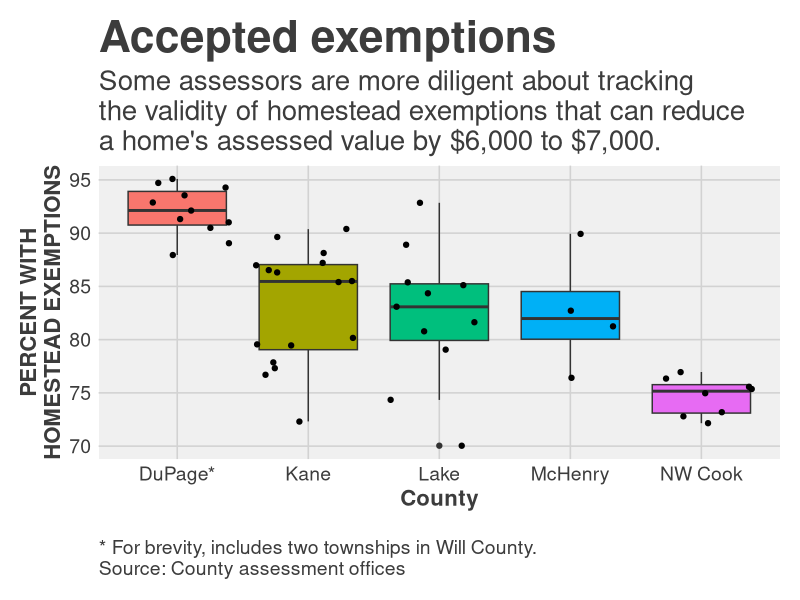

This chart was generated by the following R code:
# switching things up a bit - this is data
# from a watchdog graphic that seemed to
# be perfect for this chart type
# ultimately we chose not to use it, but
# still a great example

# as always, read the data in
library(readr)
df <- read_csv("homeExem.csv")

# take a look at it
names(df)
summary(df)

# load in ggplot and themes
library(ggplot2)
library(ggthemes)


#dev.cur()
#pdf(file="ggplotBox.pdf", width = 7, height = 6.75) 
#png(filename = "ggplotBox.png",width = 600, height = 500, units = "px")
#-----Insert plot here -------------

# A boxplot is something that shows the range of data
# in a set. Basically it divides the most common 
# data into four parts with equal counts of data,
# or quartiles. Bottom and top quartiles are shown 
# by the extent of the top and bottom lines,
# while the two middle quartiles are boxed with the
# median as the line in the box. 
# Any points beyond the box and lines are considered
# potential outliers. So basically, it's showing
# that most of the data or predicted data would be between
# the box and lines, and trying to show what would 
# fall outside that prediction.
boxgfx <- ggplot(df) + 
  aes(x = County, 
      y = ExemRate, 
      fill = factor(County)
      ) + 
  geom_boxplot() + 
  theme_fivethirtyeight() + 
  geom_jitter() 
# Jitter just takes all the dots and spaces them out
# so they don't overlap and you can see them all

# add all the titles.
boxgfx <- boxgfx + labs(
  title="Accepted exemptions", # your headline
  subtitle="Some assessors are more diligent about tracking \nthe validity of homestead exemptions that can reduce \na home's assessed value by $6,000 to $7,000.",
  x="County", 
  y="PERCENT WITH\nHOMESTEAD EXEMPTIONS",
  caption="\n* For brevity, includes two townships in Will County.\nSource: County assessment offices")

# in this case, there's no need for a legend
boxgfx <- boxgfx + 
  theme(legend.position="None")


# Here's where we adapt the theme we're using to work for us
# Can ignore
boxgfx <- boxgfx + theme(
  plot.background = element_rect(fill = "white"),
  legend.background = element_rect(fill = "white"),
  plot.title = element_text(size = 32),
  plot.subtitle = element_text(size = 20),
  legend.text=element_text(size=16),
  axis.title=element_text(size=16, face="bold"),
  axis.text=element_text(size=14),
  plot.caption=element_text(size=14, hjust=0)
)

boxgfx

#----- End plot --------------
# Uncomment the line below when saving pdfs or pngs
#dev.off() 

